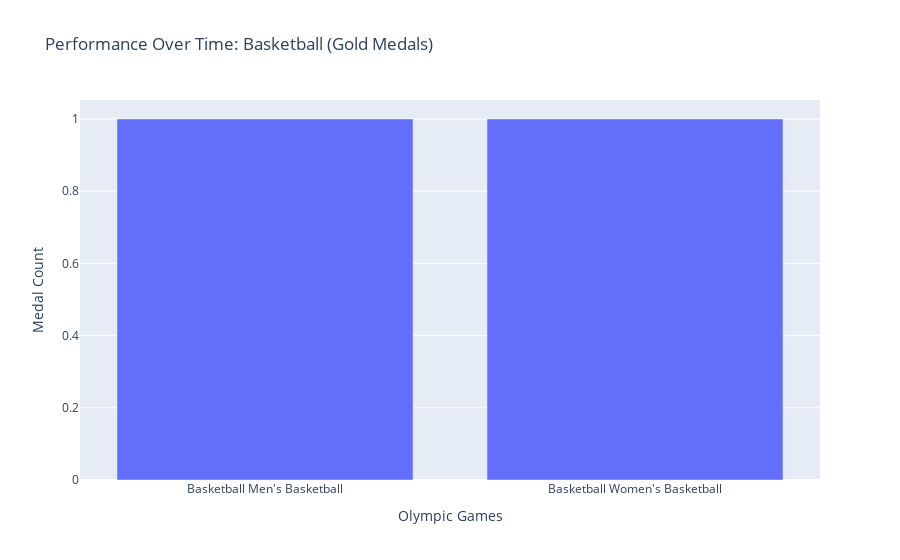

Notebook source saved alongside this figure:
### Code cell
df['Medal'] = df['Medal'].fillna(0)
def analyze_performance_over_time(data, sport, medal_kind):
  filtered_data = data[(data['Sport'] == sport) & (data['Medal'] == (medal_kind == 'Gold'))]
  games_data = filtered_data.groupby('Event')
  medal_counts = games_data.size()  
  return medal_counts

def generate_interactive_plot(data, sport, medal_kind):
  performance_over_time = analyze_performance_over_time(data.copy(), sport, medal_kind)
  fig = bar(performance_over_time, x=performance_over_time.index, title=f"Performance Over Time: {sport} ({medal_kind.capitalize()} Medals)")
  fig.update_layout(xaxis_title='Olympic Games', yaxis_title='Medal Count')
  fig.show() 


sport = input("Enter the sport to analyze: ")
medal_kind = input("Enter the medal kind (gold, silver, or bronze): ")
medal_kind = medal_kind.lower() 

generate_interactive_plot(df.copy(), sport, medal_kind)

### Figure 1 — Plotly figure (JSON) as saved in the notebook; plotly's stock layout.template omitted (floating-point values rounded to 4 significant figures)
{"data": [{"alignmentgroup": "True", "hovertemplate": "Event=%{x}<br>count=%{y}<extra></extra>", "legendgroup": "", "marker": {"color": "#636efa", "pattern": {"shape": ""}}, "name": "", "offsetgroup": "", "orientation": "v", "showlegend": false, "textposition": "auto", "type": "bar", "x": ["Basketball Men's Basketball", "Basketball Women's Basketball"], "xaxis": "x", "y": [1, 1], "yaxis": "y"}], "layout": {"barmode": "relative", "legend": {"tracegroupgap": 0}, "title": {"text": "Performance Over Time: Basketball (Gold Medals)"}, "xaxis": {"anchor": "y", "domain": [0, 1], "title": {"text": "Olympic Games"}}, "yaxis": {"anchor": "x", "domain": [0, 1], "title": {"text": "Medal Count"}}}}
